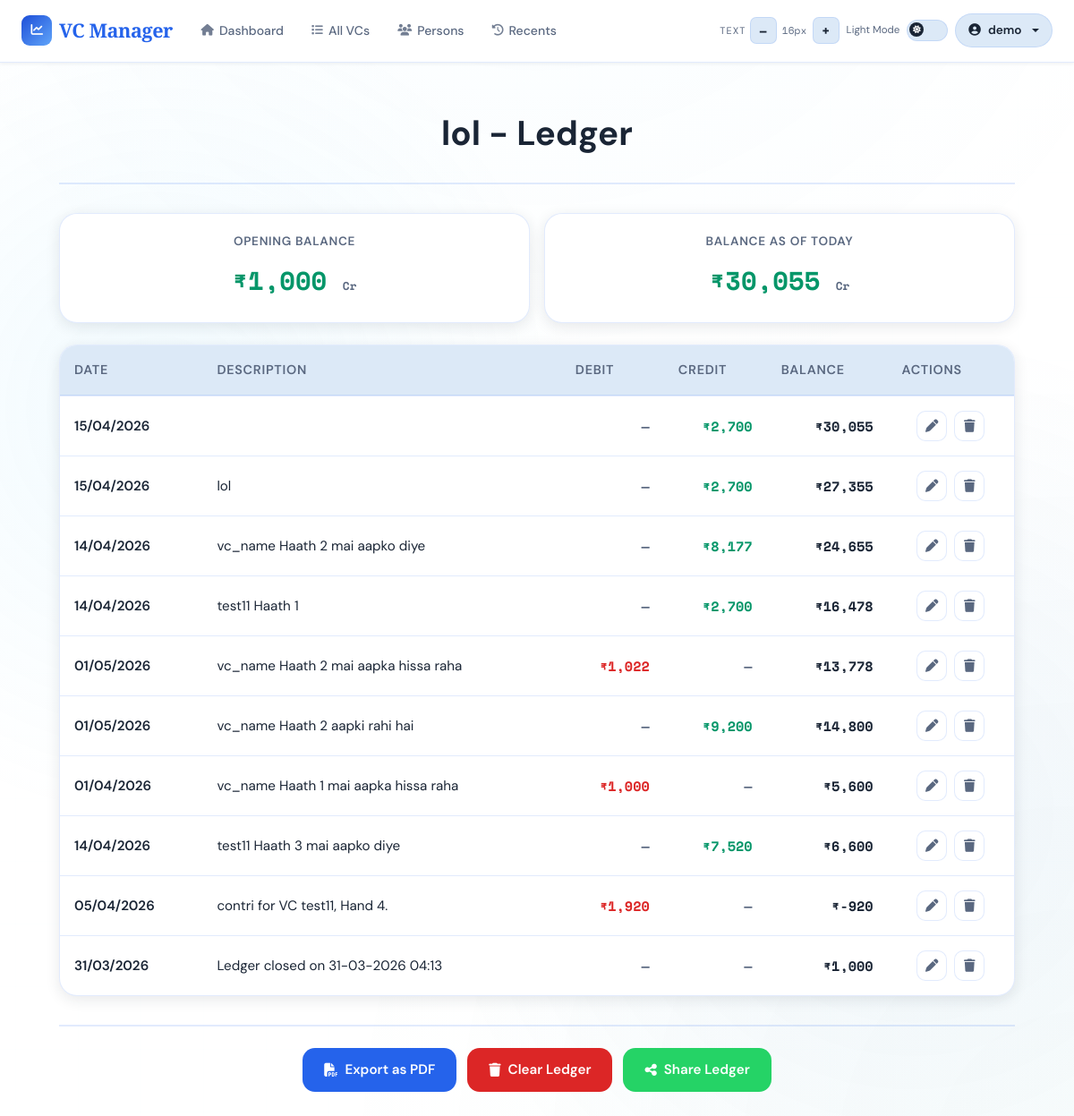
The page /ledger/10 (signed in) on the database its author committed.
### app/models/user.py (models this page shows, shortened)
class User(UserMixin, db.Model):
    __tablename__ = 'users'
    id = db.Column(db.Integer, primary_key=True)
    email = db.Column(db.String(120), unique=True, nullable=False, index=True)
    name = db.Column(db.String(120), nullable=False)
    password_hash = db.Column(db.String(255), nullable=True)  # Nullable for OAuth-only users
    google_id = db.Column(db.String(255), unique=True, nullable=True)  # For OAuth users
    created_at = db.Column(db.DateTime, default=datetime.utcnow)
    last_login = db.Column(db.DateTime, nullable=True)
    vcs = db.relationship('VC', backref='user', lazy=True, cascade='all, delete-orphan')
    persons = db.relationship('Person', backref='user', lazy=True, cascade='all, delete-orphan')

### app/models/person.py (models this page shows, shortened)
class Person(db.Model):
    __tablename__ = 'persons'
    id = db.Column(db.Integer, primary_key=True)
    user_id = db.Column(db.Integer, db.ForeignKey('users.id'), nullable=False, index=True)
    name = db.Column(db.String(80), nullable=False)
    short_name = db.Column(db.String(20), nullable=False)
    phone = db.Column(db.String(20), nullable=True)
    phone2 = db.Column(db.String(20), nullable=True)
    opening_balance = db.Column(db.Float, default=0.0, nullable=True)
    created_at = db.Column(db.DateTime, default=datetime.utcnow)
    __table_args__ = (
        db.UniqueConstraint('user_id', 'name',       name='uq_person_user_name'),
        db.UniqueConstraint('user_id', 'short_name', name='uq_person_user_short_name'),
    )
    payments = db.relationship(
        'Payment',
        backref='person',
        cascade='all, delete-orphan',
        passive_deletes=True
    )
    ledger_entries = db.relationship(
        'LedgerEntry',
        back_populates='person',
        cascade='all, delete-orphan'
    )
    transactions = db.relationship(
        'Transaction',
        back_populates='person',
        cascade='all, delete-orphan'
    )

### app/models/ledger.py (models this page shows)
class LedgerEntry(db.Model):
    __tablename__ = 'ledger_entries'
    id = db.Column(db.Integer, primary_key=True)
    person_id = db.Column(db.Integer, db.ForeignKey('persons.id'), nullable=True, index=True)
    vc_id = db.Column(db.Integer, db.ForeignKey('vcs.id'), nullable=True, index=True)
    date = db.Column(db.DateTime, nullable=False, default=datetime.utcnow)
    narration = db.Column(db.Text, nullable=False)
    debit = db.Column(db.Float, default=0)
    credit = db.Column(db.Float, default=0)
    balance = db.Column(db.Float, default=0)
    created_at = db.Column(db.DateTime, default=datetime.utcnow)
    vc = db.relationship('VC', foreign_keys=[vc_id], back_populates='ledger_entries', lazy=True)
    person = db.relationship(
        'Person',
        back_populates='ledger_entries'
    )

### app/routes/ledger.py (the view)
@ledger_bp.route('/<int:person_id>')
@login_required
def person_ledger(person_id):
    person = (
        Person.query
        .filter_by(id=person_id, user_id=current_user.id)
        .first_or_404()
    )
    vc_id = request.args.get('vc_id', type=int)
    from_date = request.args.get('from_date')
    to_date = request.args.get('to_date')
    query = LedgerEntry.query.filter(LedgerEntry.person_id == person_id)
    if vc_id:
        query = query.filter(LedgerEntry.vc_id == vc_id)
    if from_date:
        query = query.filter(
            LedgerEntry.date >= datetime.strptime(from_date + ' 00:00:00', '%Y-%m-%d %H:%M:%S')
        )
    if to_date:
        query = query.filter(
            LedgerEntry.date <= datetime.strptime(to_date + ' 23:59:59', '%Y-%m-%d %H:%M:%S')
        )
    entries = query.order_by(LedgerEntry.id.desc()).all()
    current_balance = get_last_balance(person_id)
    return render_template(
        'ledger/person.html',
        person=person,
        entries=entries,
        opening_balance=float(person.opening_balance or 0.0),
        current_balance=current_balance
    )

### app/routes/ledger.py (called while the page is built, shortened)
def get_last_balance(person_id):
    last_entry = (
        db.session.query(LedgerEntry)
        .filter(LedgerEntry.person_id == person_id)
        .order_by(LedgerEntry.id.desc())
        .first()
    )
    if last_entry:
        return float(last_entry.balance)

### templates/ledger/person.html (shortened to what this page needs)
{% extends "base.html" %}
{% block content %}
<div class="container-wrapper">
    <div class="page-header">
        <div class="header-title">
            <h1 class="page-title">{{ person.name }} - Ledger</h1>
        </div>
    </div>
    <div class="stats-row">
        <div class="stat-box">
            <div class="stat-label">Opening Balance</div>
            <div class="stat-value {{ 'positive' if opening_balance >= 0 else 'negative' }}">
                ₹{{ "{:,.0f}".format(opening_balance) }} <span style="color: var(--text-muted); font-size: 0.8rem;">{{ 'Cr' if opening_balance >= 0 else 'Dr' }}</span>
            </div>
        </div>
        <div class="stat-box">
            <div class="stat-label">Balance as of Today</div>
            <div class="stat-value {{ 'positive' if current_balance >= 0 else 'negative' }}">
                ₹{{ "{:,.0f}".format(current_balance) }} <span style="color: var(--text-muted); font-size: 0.8rem;">{{ 'Cr' if current_balance >= 0 else 'Dr' }}</span>
            </div>
        </div>
    </div>
    <div class="table-section">
        {% if entries %}
            <table class="ledger-table">
                <thead>
                    <tr>
                        <th>Date</th>
                        <th>Description</th>
                        <th>Debit</th>
                        <th>Credit</th>
                        <th>Balance</th>
                        <th>Actions</th>
                    </tr>
                </thead>
                <tbody>
                    {% for entry in entries %}
                    <tr>
                        <td class="cell-date">{{ entry.date.strftime('%d/%m/%Y') }}</td>
                        <td class="cell-description">{{ entry.narration }}</td>
                        <td class="cell-amount">
                            {% if entry.debit > 0 %}
                                <span class="amount-debit">₹{{ "{:,.0f}".format(entry.debit) }}</span>
                            {% else %}
                                <span class="amount-empty">—</span>
                            {% endif %}
                        </td>
                        <td class="cell-amount">
                            {% if entry.credit > 0 %}
                                <span class="amount-credit">₹{{ "{:,.0f}".format(entry.credit) }}</span>
                            {% else %}
                                <span class="amount-empty">—</span>
                            {% endif %}
                        </td>
                        <td class="cell-amount {{ 'amount-credit' if entry.balance >= 0 else 'amount-debit' }}">
                            ₹{{ "{:,.0f}".format(entry.balance) }}
                        </td>
                        <td class="action-cell">
                            <div class="action-group">
                                <button class="action-icon edit"
                                    onclick="event.stopPropagation(); openEditModal(
                                        {{ entry.id }},
                                        '{{ entry.narration|escape }}',
                                        {{ entry.debit or 0 }},
                                        {{ entry.credit or 0 }}
                                    )"
                                    title="Edit Entry">
                                    <i class="fas fa-pen"></i>
                                </button>
                                <button class="action-icon delete"
                                    onclick="event.stopPropagation(); openDeleteModal({{ entry.id }})"
                                    title="Delete Entry">
                                    <i class="fas fa-trash"></i>
                                </button>
                            </div>
                        </td>
                    </tr>
                    {% endfor %}
                </tbody>
            </table>
        {% else %}
            <div class="empty-state">
                <i class="fas fa-book-open"></i>
                <h3>No ledger entries</h3>
                <p>Start by adding entries to this person's ledger</p>
            </div>
        {% endif %}
    </div>
    <div class="export-section">
        <button class="action-btn btn-export-pdf" onclick="exportPDF({{ person.id }})">
            <i class="fas fa-file-pdf"></i>Export as PDF
        </button>
        <button class="action-btn btn-clear" onclick="confirmClearLedger()">
            <i class="fas fa-trash"></i>Clear Ledger
        </button>
        <button class="action-btn btn-share" onclick="shareAsImage({{ person.id }}, '{{ person.name }}')">
            <i class="fas fa-share-alt"></i>Share Ledger
        </button>
    </div>
</div>
{% endblock %}

### templates/base.html (shortened to what this page needs)
<!DOCTYPE html>
<html lang="en" data-theme="light">
<head>
    <link href="https://cdnjs.cloudflare.com/ajax/libs/font-awesome/6.5.0/css/all.min.css" rel="stylesheet">
    <link href="https://cdn.jsdelivr.net/npm/bootstrap@5.3.0/dist/css/bootstrap.min.css" rel="stylesheet">
    <link rel="stylesheet" href="https://cdn.jsdelivr.net/npm/swiper@11/swiper-bundle.min.css" />
</head>
<body>
<nav class="navbar navbar-expand-lg" role="navigation" aria-label="Main navigation">
    <div class="container-fluid px-4">
        <a class="navbar-brand" href="{{ url_for('dashboard.index') }}">
            <div class="brand-icon" aria-hidden="true"><i class="fas fa-chart-line"></i></div>
            VC Manager
        </a>
        <div class="collapse navbar-collapse" id="navbarNav">
            {% if current_user.is_authenticated %}
            <ul class="navbar-nav me-auto d-none d-md-flex">
                <li class="nav-item"><a class="nav-link" href="{{ url_for('dashboard.index') }}"><i class="fas fa-home"></i>Dashboard</a></li>
                <li class="nav-item"><a class="nav-link" href="{{ url_for('vc.vcs_list') }}"><i class="fas fa-list"></i>All VCs</a></li>
                <li class="nav-item"><a class="nav-link" href="{{ url_for('person.persons') }}"><i class="fas fa-users"></i>Persons</a></li>
                <li class="nav-item"><a class="nav-link" href="{{ url_for('transactions.recent_transactions') }}"><i class="fas fa-history"></i>Recents</a></li>
            </ul>
            {% endif %}
            <div class="d-flex align-items-center ms-auto gap-2 mt-2 mt-lg-0">
                <div class="d-flex align-items-center gap-1" role="toolbar" aria-label="Font size">
                    <span class="a11y-label d-none d-xl-inline">Text</span>
                    <button class="fs-btn" id="fsDecrease" aria-label="Decrease font size">–</button>
                    <span class="fs-display" id="fsDisplay" aria-live="polite">16px</span>
                    <button class="fs-btn" id="fsIncrease" aria-label="Increase font size">+</button>
                </div>
                <div class="d-flex align-items-center gap-2" aria-label="Theme">
                    <span class="toggle-label-text d-none d-xl-inline" id="themeLabel">Dark</span>
                    <label class="toggle-switch" aria-label="Toggle light/dark mode">
                        <div class="toggle-track"></div>
                        <div class="toggle-thumb"><i class="fas fa-moon" id="toggleIcon"></i></div>
                    </label>
                </div>
                {% if current_user.is_authenticated %}
                <div class="dropdown">
                    <button class="user-btn dropdown-toggle" type="button" data-bs-toggle="dropdown" aria-expanded="false">
                        <i class="fas fa-user-circle"></i>
                        <span class="d-none d-sm-inline">{{ current_user.name }}</span>
                    </button>
                </div>
                {% endif %}
            </div>
        </div>
    </div>
</nav>
<main class="main-content" role="main">
    <div class="container">
        {% block content %}{% endblock %}
    </div>
</main>
</body>
</html>

### templates/ledger/person.html (style rules this page uses)
html { font-size: var(--fs-base); }
body { font-size: var(--fs-base); }
.container-wrapper { max-width: 1200px; margin: 0 auto; padding: 24px; }
.page-header { text-align: center; margin-bottom: 32px; padding-bottom: 24px; border-bottom: 2px solid var(--border); }
.header-title { text-align: center; }
.page-title { font-size: 2.4rem; font-weight: 700; color: var(--text); margin: 0 0 8px 0; }
.stats-row { display: grid; grid-template-columns: repeat(2, 1fr); gap: 16px; margin-bottom: 24px; }
.stat-box { background: var(--surface); border: 1.5px solid var(--border); border-radius: var(--radius-lg); padding: 20px; box-shadow: var(--shadow-md); text-align: center; }
.stat-label { font-size: 0.85rem; color: var(--text-muted); font-weight: 600; text-transform: uppercase; letter-spacing: 0.05em; margin-bottom: 10px; }
.stat-value { font-size: 1.8rem; font-weight: 700; font-family: 'Space Mono', monospace; color: var(--text); margin-bottom: 4px; }
.stat-value.positive { color: var(--success); }
.export-section { text-align: center; margin-top: 32px; padding-top: 24px; border-top: 2px solid var(--border); display: flex; gap: 12px; justify-content: center; flex-wrap: wrap; }
.action-btn { padding: 12px 24px; border: none; border-radius: var(--radius-md); font-weight: 600; cursor: pointer; transition: all 0.28s; display: inline-flex; align-items: center; gap: 8px; font-size: 0.95rem; }
.btn-export-pdf { background: var(--accent); color: #fff; }
.btn-clear { background: var(--danger); color: #fff; }
.table-section { background: var(--surface); border: 1.5px solid var(--border); border-radius: var(--radius-lg); overflow: hidden; box-shadow: var(--shadow-md); margin-bottom: 24px; }
.ledger-table { width: 100%; border-collapse: collapse; }
.ledger-table thead { background: var(--surface2); border-bottom: 2px solid var(--border); }
.ledger-table th { padding: 16px; text-align: left; font-weight: 600; font-size: 0.9rem; color: var(--text-muted); text-transform: uppercase; letter-spacing: 0.05em; }
.ledger-table td { padding: 16px; border-bottom: 1.5px solid var(--border); color: var(--text); font-size: 0.95rem; }
.ledger-table tbody tr:last-child td { border-bottom: none; }
.cell-date { font-weight: 600; color: var(--text); }
.cell-description { color: var(--text); }
.cell-amount { font-weight: 700; font-family: 'Space Mono', monospace; text-align: right; }
.amount-debit { color: var(--danger); }
.amount-credit { color: var(--success); }
.amount-empty { color: var(--text-muted); }
.action-cell { text-align: center; white-space: nowrap; }
.action-group { display: inline-flex; gap: 8px; align-items: center; justify-content: center; }
.action-icon { width: 34px; height: 34px; border-radius: 10px; border: 1.5px solid var(--border); background: var(--surface); display: inline-flex; align-items: center; justify-content: center; cursor: pointer; transition: all 0.2s ease; color: var(--text-muted); }
.action-icon i { font-size: 0.9rem; }
.btn-share { background: #25D366; color: #fff; }

### rows shown on the page
User: name "demo"
Person: name "lol", opening_balance "1,000", opening_balance "Cr"
LedgerEntry: balance "30,055", balance "Cr", date "15/04/2026", credit "2,700"
LedgerEntry: date "15/04/2026", narration "lol", credit "2,700", balance "27,355"
LedgerEntry: date "14/04/2026", narration "vc_name Haath 2 mai aapko diye", credit "8,177", balance "24,655"
LedgerEntry: date "14/04/2026", narration "test11 Haath 1", credit "2,700", balance "16,478"
LedgerEntry: date "01/05/2026", narration "vc_name Haath 2 mai aapka hissa raha", debit "1,022", balance "13,778"
LedgerEntry: date "01/05/2026", narration "vc_name Haath 2 aapki rahi hai", credit "9,200", balance "14,800"
LedgerEntry: date "01/04/2026", narration "vc_name Haath 1 mai aapka hissa raha", debit "1,000", balance "5,600"
LedgerEntry: date "14/04/2026", narration "test11 Haath 3 mai aapko diye", credit "7,520", balance "6,600"
LedgerEntry: date "05/04/2026", narration "contri for VC test11, Hand 4.", debit "1,920", balance "-920"
LedgerEntry: date "31/03/2026", narration "Ledger closed on 31-03-2026 04:13", balance "1,000"
